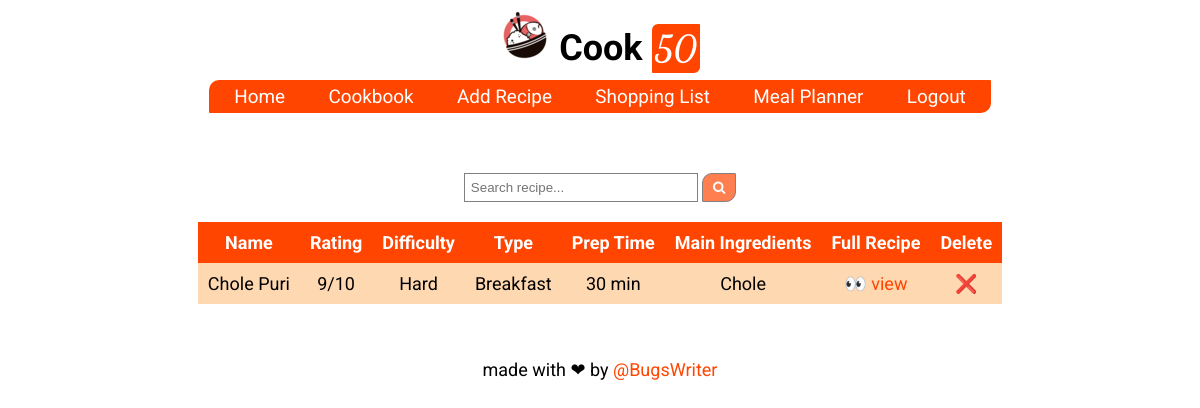
Screenshot of /recipes (signed in) with the database file from the repository.
### tables this page shows
CREATE TABLE recipe(
    name TEXT NOT NULL,
    rating INT NOT NULL,
    difficulty TEXT NOT NULL,
    type TEXT NOT NULL,
    prep_time INT NOT NULL,
    main_ingredients TEXT NOT NULL,
    recipe_link TEXT NOT NULL,
    user_id INT NOT NULL,
    FOREIGN KEY(user_id) REFERENCES user(rowid)
);

### cookpkg/routes.py (the view)
@app.route("/recipes", methods=["GET"])
def recipes():
    if not request.cookies.get("user_id"):
        return redirect(url_for('login'))
    uid = request.cookies.get("user_id")
    offset = 0
    if request.args.get('page'):
        page = int(request.args.get('page'))
        offset = 10 * (page - 1)
    data = crud_get_recipes(uid, offset)
    return render_template("recipe_list.html", data=data)

### cookpkg/crud.py (called while the page is built)
def crud_get_recipes(uid, offset):
    conn = sqlite3.connect(DB_NAME)
    c = conn.cursor()
    data = []
    for row in c.execute("SELECT rowid, * FROM recipe WHERE user_id='{}' LIMIT 10 OFFSET {}".format(uid, offset)):
        data.append(list(row))
    conn.close()
    return data

### cookpkg/templates/recipe_list.html (shortened to what this page needs)
{% extends "layout.html" %}
{% block content %}
<div class="container">
  <div class="search-box">
    <form class="search-form result-page-search-form" action="/search" method="GET" id="must-field">
      <input type="text" placeholder="Search recipe..." name="query">
      <button type="submit" onclick="return empty()">&nbsp<i class="fa fa-search"></i>&nbsp</button>
    </form>
  </div>
  <div class="result-box">
    <table>
      <tr>
	<th>Name</th>
	<th>Rating</th>
	<th>Difficulty</th>
	<th>Type</th>
	<th>Prep Time</th>
	<th>Main Ingredients</th>
	<th>Full Recipe</th>
	<th>Delete</th>
      </tr>
      {% for recipe in data %}
      <tr>
	<td>{{ recipe[1] }}</td>
	<td>{{ recipe[2] }}/10</td>
	<td>{{ recipe[3] }}</td>
	<td>{{ recipe[4] }}</td>
	<td>{{ recipe[5] }} min</td>
	<td>{{ recipe[6] }}</td>
	<td><a href="https://{{ recipe[7] }}">👀 view</a></td>
	<td><a href="/delete_recipe?id={{ recipe[0] }}">❌</a></td>
      </tr>
      {% endfor %}
    </table>
  </div>
</div>
{% endblock content %}

### cookpkg/static/css/style.css (style rules this page uses)
:root { --color01: #FFA500; --color02: #FF8C00; --color03: #FF7F50; --color04: #FF6347; --color05: #FF4500; --color06: #FED8B1; --fontsize: 18px; --font: "Roboto" }
body { color: black; min-height: 100vh; padding: 0; margin: 0; box-sizing: border-box; font-family: var(--font), sans-serif; font-size: var(--fontsize); }
body * { margin: 0; padding: 0; }
body a { color: var(--color05); text-decoration: none; }
.container { font-size: 100%; }
form.search-form input[type=text] { padding: 6px; border: 1px solid grey; width: 220px; }
form.search-form button { padding: 6px; background: var(--color03); color: white; border: 1px solid grey; cursor: pointer; border-radius: 10px 1px; }
form.search-form::after { content: ""; clear: both; }
.search-box { width: fit-content; padding: 20px; margin: auto; }
.result-box { width: fit-content; margin: auto; }
.result-box table { border-collapse: collapse; }
.result-box td, th { text-align: center; padding: 10px; }
.result-box th { background-color: var(--color05); color: white; }
.result-box tr:nth-child(even) { background-color: var(--color02); }
.result-box tr:nth-child(even) { background-color: var(--color06); }
.container { width: fit-content; margin: 40px auto; }

### rows the page displays
recipe: name "Chole Puri", rating "9", difficulty "Hard", type "Breakfast", prep_time "30", main_ingredients "Chole"
